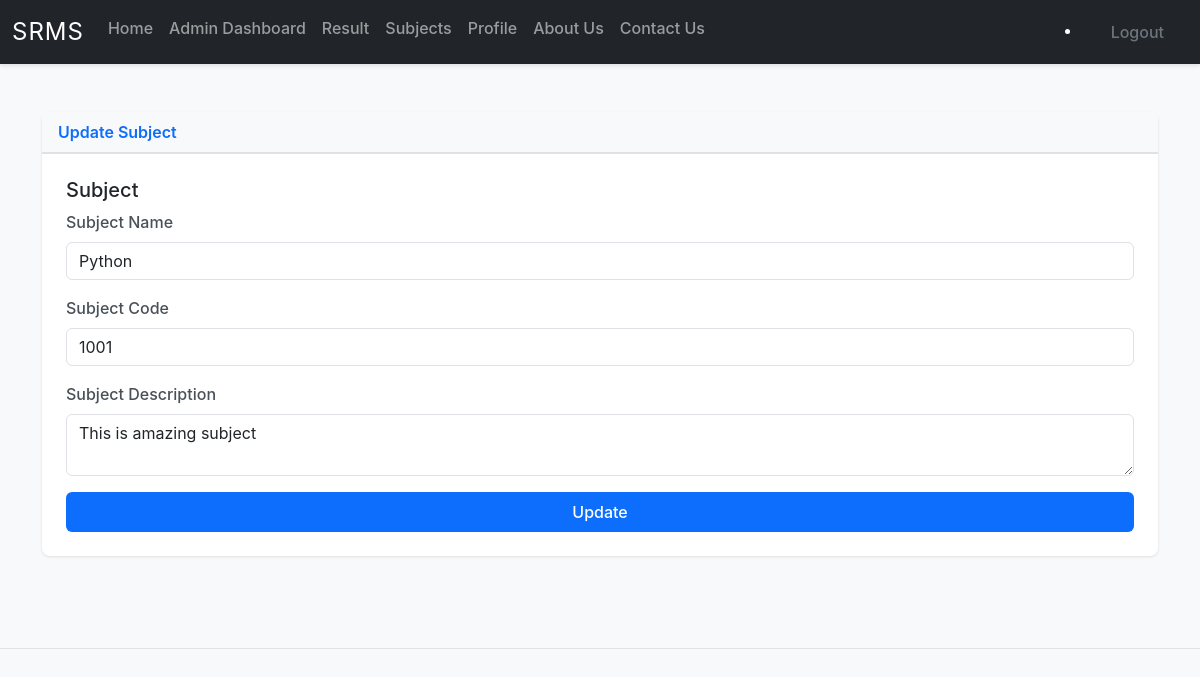
Page /update_sub/1 (signed in) on the committed database.
### models.py (models this page shows)
class BaseClass(Model):
    class Meta:
        database = db

class Subject(BaseClass):
    sub_code = CharField(unique = True)
    sub_name = CharField()
    sub_description = TextField()

### main.py (the view, shortened to what this page needs)
@app.route('/update_sub/<int:sub_id>', methods = ['GET', 'POST'])
@login_required
@admin_access
def update_sub(sub_id):
    subject = Subject.get_by_id(sub_id)
    return render_template('admin/update_subject.html', subject = subject)

### main.py (called while the page is built)
def login_required(func):
    @wraps(func)
    def wrapper(*args, **kwargs):
        if "user_id" not in session:
            flash('Login Required', 'danger')
            return redirect(url_for("login"))
        return func(*args, **kwargs)
    return wrapper

def admin_access(func):
    @wraps(func)
    def wrapper(*args, **kwargs):
        if session['role'] != 'admin':
            flash('Only admin can access this page', 'danger')
            return redirect(url_for("dashboard"))
        return func(*args, **kwargs)
    return wrapper

### templates/admin/update_subject.html (shortened to what this page needs)
{% extends "base.html" %}  {% block content %}
<div class="container mt-3">
  <div class="card">
    <div class="card-header">Update Subject</div>
    <div class="card-body">
      <h5 class="card-title">Subject</h5>
      <form action="" method="POST">
        <div class="mb-3">
          <label for="sub_name" class="form-label">Subject Name</label>
          <input
            type="text"
            class="form-control"
            id="sub_name"
            name="sub_name"
            value="{{ subject.sub_name }}"
          />
        </div>
        <div class="mb-3">
          <label for="sub_code" class="form-label">Subject Code</label>
          <input
            type="text"
            class="form-control"
            id="sub_code"
            name="sub_code"
            value="{{ subject.sub_code }}"
          />
        </div>
        <div class="mb-3">
          <label for="sub_description" class="form-label"
            >Subject Description</label
          >
          <textarea
            name="sub_description"
            id="sub_description"
            class="form-control"
            name="sub_description"
          >
{{ subject.sub_description }}</textarea
          >
        </div>
        <div class="d-grid">
          <button type="submit" class="btn btn-primary">Update</button>
        </div>
      </form>
    </div>
  </div>
</div>
{% endblock content %}

### static/style/style.css (style rules this page uses)
:root { --primary-color: #0d6efd; --secondary-color: #6c757d; --success-color: #198754; --danger-color: #dc3545; --warning-color: #ffc107; --info-color: #0dcaf0; }
* { scroll-behavior: smooth; }
body { font-family: -apple-system, BlinkMacSystemFont, 'Segoe UI', Roboto, 'Helvetica Neue', Arial, sans-serif; background-color: #f8f9fa; overflow-x: hidden; }
.card { border: none; box-shadow: 0 1px 3px rgba(0,0,0,0.1); transition: all 0.3s ease; border-radius: 0.5rem; }
.card-header { background-color: #f8f9fa; border-bottom: 2px solid #dee2e6; font-weight: 600; color: var(--primary-color); }
.card-body { padding: 1.5rem; }
.form-control, .form-select { border: 1px solid #dee2e6; border-radius: 0.375rem; transition: border-color 0.3s ease, box-shadow 0.3s ease; }
.form-label { font-weight: 500; color: #495057; margin-bottom: 0.5rem; }
.btn { font-weight: 500; padding: 0.5rem 1.25rem; border-radius: 0.375rem; transition: all 0.3s ease; border: none; }
.btn-primary, .btn-success, .btn-warning, .btn-danger, .btn-info { color: #fff; }

### rows in the picture
Subject: sub_name "Python", sub_code "1001", sub_description "This is amazing subject"
